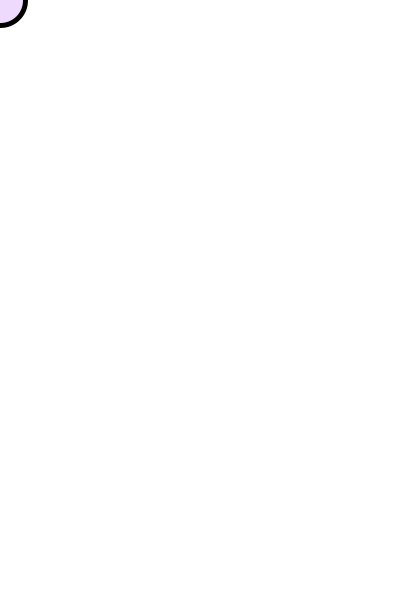
Frame 1 (no input)
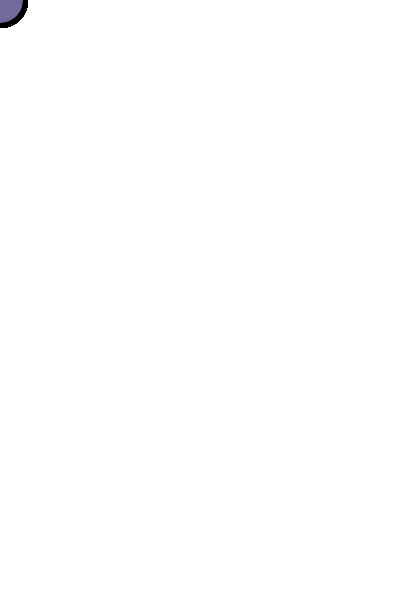
Frame 60 (the mouse pressed at the canvas centre just before this capture)
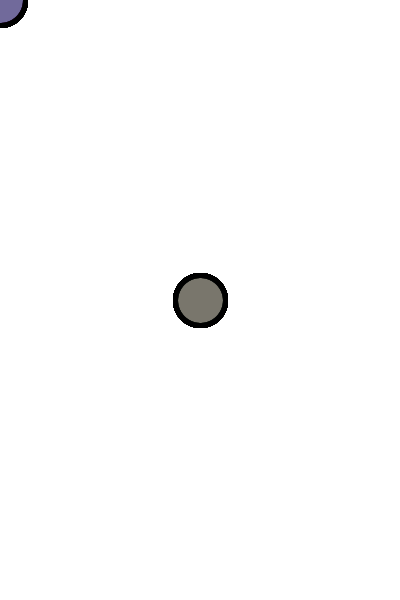
Frame 120 (the mouse held since frame 60 and released just before this capture)

The Processing sketch that drew these frames (run headless with seeded random() and noise(); from frame 60 on, the mouse is pressed at the canvas centre):

// Processing sketch: processing_48536
// ── processing_48536.pde

void setup()
{
  size(400, 600);
  background(255, 255, 255);
  smooth();
  //frameRate(30);
}

void draw()
{
  strokeWeight(5);
  fill(random(255), random (255), random (255), 50);
  //line(width/2,height/2, pmouseX,pmouseY);
  ellipse(mouseX, mouseY, 50,50);
}
